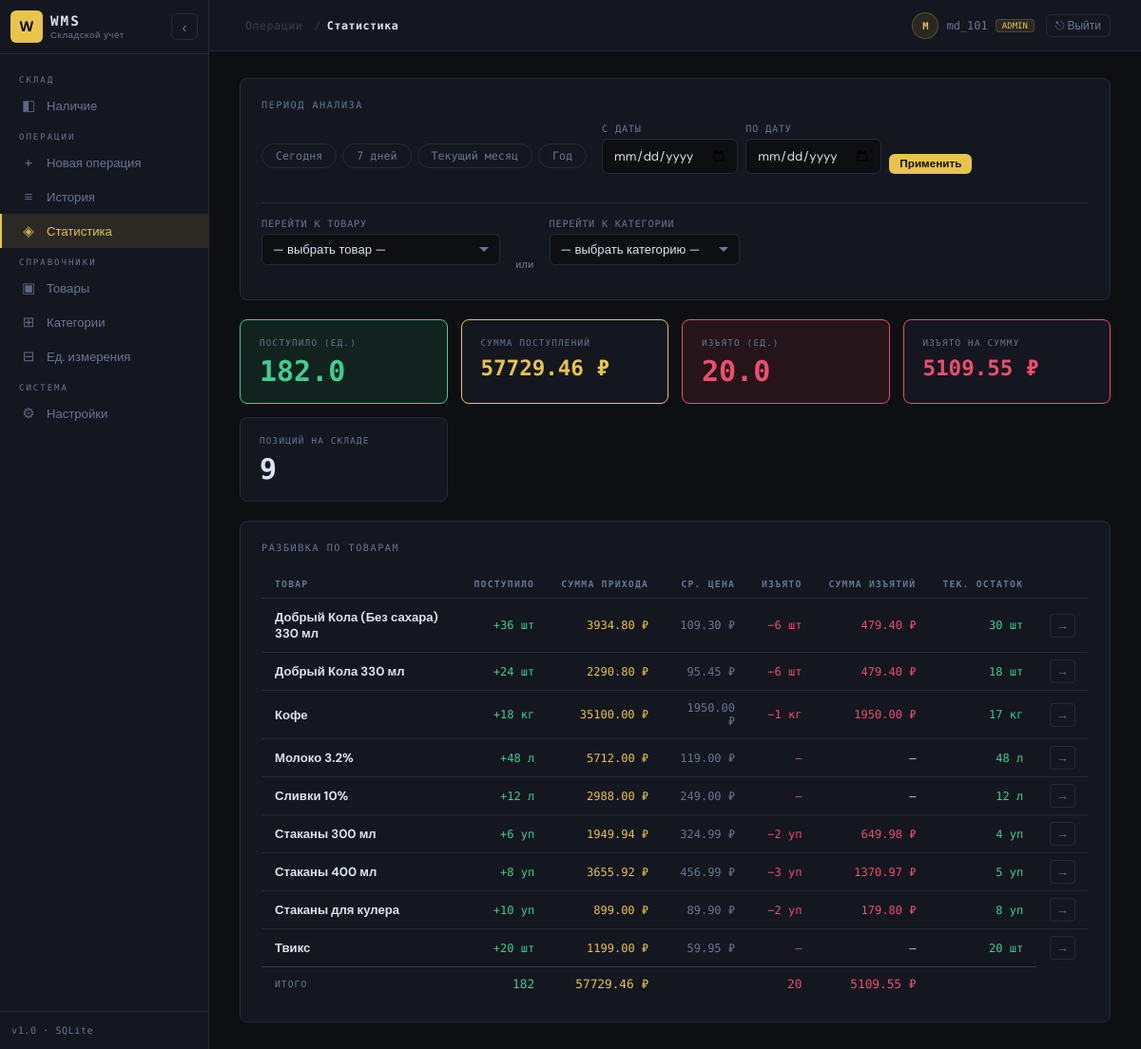
/stats (signed in), run on the app's committed database.
### tables this page shows
CREATE TABLE users (
        id            INTEGER PRIMARY KEY AUTOINCREMENT,
        username      TEXT NOT NULL UNIQUE,
        password_hash TEXT NOT NULL,
        role          TEXT NOT NULL DEFAULT 'user',
        theme         TEXT NOT NULL DEFAULT 'dark',
        created_at    TEXT NOT NULL
    );

CREATE TABLE products (
        id INTEGER PRIMARY KEY AUTOINCREMENT,
        name TEXT NOT NULL,
        category_id INTEGER REFERENCES categories(id),
        unit_id INTEGER REFERENCES units(id),
        description TEXT,
        current_stock REAL NOT NULL DEFAULT 0
    );

### app.py (the view)
@app.route("/stats")
def stats():
    db        = get_db()
    date_from = request.args.get("date_from", "")
    date_to   = request.args.get("date_to", "")
    preset    = request.args.get("preset", "")
    now = datetime.utcnow()
    if preset == "today":
        date_from = now.strftime("%Y-%m-%d")
        date_to = now.strftime("%Y-%m-%d")
    elif preset == "week":
        date_from = (now - timedelta(days=7)).strftime("%Y-%m-%d")
        date_to = now.strftime("%Y-%m-%d")
    elif preset == "month":
        date_from = now.strftime("%Y-%m-01")
        date_to = now.strftime("%Y-%m-%d")
    elif preset == "year":
        date_from = (now - timedelta(days=365)).strftime("%Y-%m-%d")
        date_to = now.strftime("%Y-%m-%d")
    op_conditions, op_params = [], []
    if date_from:
        op_conditions.append("o.created_at >= ?"); op_params.append(date_from)
    if date_to:
        op_conditions.append("o.created_at <= ?"); op_params.append(date_to + " 23:59:59")
    op_where = ("AND " + " AND ".join(op_conditions)) if op_conditions else ""
    rows = db.execute(f"""
        SELECT p.id, p.name as product_name, u.short_name as unit_short, p.current_stock,
            COALESCE(SUM(CASE WHEN o.type='IN' THEN oi.quantity ELSE 0 END),0) as in_qty,
            COALESCE(SUM(CASE WHEN o.type='OUT' THEN oi.quantity ELSE 0 END),0) as out_qty,
            COALESCE(SUM(CASE WHEN o.type='IN' THEN oi.quantity*COALESCE(oi.price_per_unit,0) ELSE 0 END),0) as in_total,
            COALESCE(SUM(CASE WHEN o.type='OUT' THEN oi.quantity*COALESCE(oi.price_per_unit,0) ELSE 0 END),0) as out_total
        FROM products p
        LEFT JOIN units u ON u.id=p.unit_id
        LEFT JOIN operation_items oi ON oi.product_id=p.id
        LEFT JOIN operations o ON o.id=oi.operation_id {op_where}
        GROUP BY p.id, p.name, u.short_name, p.current_stock ORDER BY p.name
    """, op_params).fetchall()
    all_products   = db.execute("SELECT id, name FROM products ORDER BY name").fetchall()
    all_categories = db.execute("SELECT id, name FROM categories ORDER BY name").fetchall()
    return render_template("stats.html", rows=rows,
        total_in_qty=sum(r["in_qty"] for r in rows),
        total_out_qty=sum(r["out_qty"] for r in rows),
        total_in_sum=sum(r["in_total"] for r in rows),
        total_out_sum=sum(r["out_total"] for r in rows),
        all_products=all_products, all_categories=all_categories,
        filters={"date_from": date_from, "date_to": date_to, "preset": preset})

### app.py (called while the page is built)
@login_manager.user_loader
def load_user(user_id):
    with sqlite3.connect(DB_PATH) as conn:
        conn.row_factory = sqlite3.Row
        row = conn.execute("SELECT * FROM users WHERE id=?", (user_id,)).fetchone()
    return User(row) if row else None

def get_db():
    if "db" not in g:
        g.db = sqlite3.connect(DB_PATH, detect_types=sqlite3.PARSE_DECLTYPES)
        g.db.row_factory = sqlite3.Row
        g.db.execute("PRAGMA foreign_keys = ON")
    return g.db

def get_setting(key, default=None):
    try:
        with sqlite3.connect(DB_PATH) as db:
            db.row_factory = sqlite3.Row
            row = db.execute("SELECT value FROM app_settings WHERE key=?", (key,)).fetchone()
        return row['value'] if row else default
    except sqlite3.Error as e:
        logger.exception("get_setting(%r) failed: %s", key, e)
        return default

@app.context_processor
def inject_globals():
    return dict(app_tz=get_setting('timezone', 'UTC'))

@app.before_request
def check_auth():
    if request.endpoint is None:
        return
    if request.endpoint in PUBLIC:
        return
    db = get_db()
    user_count = db.execute("SELECT COUNT(*) FROM users").fetchone()[0]
    if user_count == 0:
        return redirect(url_for('setup'))
    if not current_user.is_authenticated:
        return redirect(url_for('login', next=request.path))

### templates/stats.html (shortened to what this page needs)
{% extends "base.html" %}
{% block breadcrumb %}<span class="sep">Операции</span><span class="sep">/</span><strong>Статистика</strong>{% endblock %}
{% block content %}
<div class="card mb-20">
  <div class="card-title" style="margin-bottom:14px">Период анализа</div>
  <div class="flex gap-16 items-center" style="flex-wrap:wrap;gap:16px;">
    <div class="preset-pills">
      {% for p, label in [('today','Сегодня'),('week','7 дней'),('month','Текущий месяц'),('year','Год')] %}
      <a href="{{ url_for('stats') }}?preset={{ p }}"
        class="pill {% if filters.preset == p %}active{% endif %}">{{ label }}</a>
      {% endfor %}
    </div>
    <form method="get" action="{{ url_for('stats') }}" class="flex gap-8 items-center" style="flex-wrap:wrap">
      <div class="form-group mb-0">
        <label>С даты</label>
        <input type="date" name="date_from" value="{{ filters.date_from }}" style="min-width:0">
      </div>
      <div class="form-group mb-0">
        <label>По дату</label>
        <input type="date" name="date_to" value="{{ filters.date_to }}" style="min-width:0">
      </div>
      <button type="submit" class="btn btn-primary btn-sm" style="margin-top:18px">Применить</button>
    </form>
  </div>
  <div style="display:flex;gap:16px;flex-wrap:wrap;align-items:flex-end;margin-top:16px;padding-top:16px;border-top:1px solid var(--border)">
    <div class="form-group mb-0">
      <label>Перейти к товару</label>
      <select style="min-width:200px"
        onchange="if(this.value){ window.location='{{ url_for('stats_detail') }}?product_id='+encodeURIComponent(this.value)+'' }">
        <option value="">— выбрать товар —</option>
      </select>
    </div>
    <div style="color:var(--text-muted);font-family:var(--mono);font-size:0.72rem;padding-bottom:8px">или</div>
    <div class="form-group mb-0">
      <label>Перейти к категории</label>
      <select style="min-width:200px"
        onchange="if(this.value){ window.location='{{ url_for('stats_detail') }}?category_id='+encodeURIComponent(this.value)+'' }">
        <option value="">— выбрать категорию —</option>
      </select>
    </div>
  </div>
</div>
<div class="stat-grid mb-20">
  <div class="stat-card" style="border-color:var(--green);background:var(--green-dim)">
    <div class="stat-label">Поступило (ед.)</div>
    <div class="stat-value green">{{ "%.1f" | format(total_in_qty) }}</div>
  </div>
  <div class="stat-card" style="border-color:var(--accent)">
    <div class="stat-label">Сумма поступлений</div>
    <div class="stat-value accent" style="font-size:1.5rem">{{ "%.2f" | format(total_in_sum) }} ₽</div>
  </div>
  <div class="stat-card" style="border-color:var(--red);background:var(--red-dim)">
    <div class="stat-label">Изъято (ед.)</div>
    <div class="stat-value red">{{ "%.1f" | format(total_out_qty) }}</div>
  </div>
  <div class="stat-card" style="border-color:var(--red)">
    <div class="stat-label">Изъято на сумму</div>
    <div class="stat-value red" style="font-size:1.5rem">{{ "%.2f" | format(total_out_sum) }} ₽</div>
  </div>
  <div class="stat-card">
    <div class="stat-label">Позиций на складе</div>
    <div class="stat-value">{{ rows | selectattr('current_stock', 'gt', 0) | list | length }}</div>
  </div>
</div>
<div class="card">
  <div class="card-header">
    <span class="card-title">Разбивка по товарам</span>
  </div>
  {% set active_rows = rows | selectattr('in_qty', 'gt', 0) | list + rows | selectattr('out_qty', 'gt', 0) | list %}
  {% if rows %}
  <div class="table-wrap">
    <table>
      <thead>
        <tr>
          <th>Товар</th>
          <th style="text-align:right">Поступило</th>
          <th style="text-align:right">Сумма прихода</th>
          <th style="text-align:right">Ср. цена</th>
          <th style="text-align:right">Изъято</th>
          <th style="text-align:right">Сумма изъятий</th>
          <th style="text-align:right">Тек. остаток</th>
          <th style="width:40px"></th>
        </tr>
      </thead>
      <tbody>
        {% set has_any = namespace(v=false) %}
        {% for row in rows %}
        {% if row.in_qty > 0 or row.out_qty > 0 or row.current_stock != 0 %}
        {% set has_any.v = true %}
        <tr>
          <td><strong>{{ row.product_name }}</strong></td>
          <td style="text-align:right" class="td-mono text-green">
            {% if row.in_qty > 0 %}
            +{{ "%.3g" | format(row.in_qty) }}{% if row.unit_short %} {{ row.unit_short }}{% endif %}
            {% else %}—{% endif %}
          </td>
          <td style="text-align:right" class="td-mono">
            {% if row.in_total > 0 %}
            <span class="text-accent">{{ "%.2f" | format(row.in_total) }} ₽</span>
            {% else %}—{% endif %}
          </td>
          <td style="text-align:right" class="td-mono text-muted">
            {% if row.in_qty > 0 and row.in_total > 0 %}
            {{ "%.2f" | format(row.in_total / row.in_qty) }} ₽
            {% else %}—{% endif %}
          </td>
          <td style="text-align:right" class="td-mono text-red">
            {% if row.out_qty > 0 %}
            −{{ "%.3g" | format(row.out_qty) }}{% if row.unit_short %} {{ row.unit_short }}{% endif %}
            {% else %}—{% endif %}
          </td>
          <td style="text-align:right" class="td-mono">
            {% if row.out_total > 0 %}
            <span class="text-red">{{ "%.2f" | format(row.out_total) }} ₽</span>
            {% else %}—{% endif %}
          </td>
          <td style="text-align:right" class="td-mono">
            <span class="{% if row.current_stock > 0 %}text-green{% elif row.current_stock < 0 %}text-red{% else %}text-muted{% endif %}">
              {{ "%.3g" | format(row.current_stock) }}{% if row.unit_short %} {{ row.unit_short }}{% endif %}
            </span>
          </td>
          <td style="text-align:right">
            <a href="{{ url_for('stats_detail') }}?product_id={{ row.id }}"
              title="Подробная статистика"
              style="color:var(--text-muted);text-decoration:none;font-size:0.85rem;padding:3px 6px;border-radius:4px;border:1px solid var(--border);transition:all 0.12s"
              onmouseover="this.style.borderColor='var(--accent)';this.style.color='var(--accent)'"
              onmouseout="this.style.borderColor='var(--border)';this.style.color='var(--text-muted)'">→</a>
          </td>
        </tr>
        {% endif %}
        {% endfor %}
      </tbody>
      <tfoot>
        <tr>
          <td class="text-muted" style="font-family:var(--mono);font-size:0.65rem;letter-spacing:1px">ИТОГО</td>
          <td style="text-align:right;font-family:var(--mono);color:var(--green)">{{ "%.3g" | format(total_in_qty) }}</td>
          <td style="text-align:right;font-family:var(--mono);color:var(--accent)">{{ "%.2f" | format(total_in_sum) }} ₽</td>
          <td></td>
          <td style="text-align:right;font-family:var(--mono);color:var(--red)">{{ "%.3g" | format(total_out_qty) }}</td>
          <td style="text-align:right;font-family:var(--mono);color:var(--red)">{{ "%.2f" | format(total_out_sum) }} ₽</td>
          <td></td>
        </tr>
      </tfoot>
    </table>
  </div>
  {% else %}
  <div class="empty-state">
    <div class="empty-icon">◈</div>
    <p>Нет данных</p>
  </div>
  {% endif %}
</div>
{% endblock %}

### templates/base.html (shortened to what this page needs)
<!DOCTYPE html>
<html lang="ru">
<head>
</head>
<body x-data="{
  collapsed: localStorage.getItem('sidebar') === 'collapsed'
}" x-init="
  $watch('collapsed', v => localStorage.setItem('sidebar', v ? 'collapsed' : 'open'));
  document.documentElement.setAttribute('data-theme', '{% if current_user.is_authenticated and current_user.theme in ("dark", "light") %}{{ current_user.theme }}{% else %}dark{% endif %}');
">
<aside class="sidebar" :class="{ collapsed: collapsed }">
  <div class="sidebar-logo">
    <div class="logo-badge">
      <div class="logo-icon">W</div>
      <div class="logo-text">
        <div class="wms">WMS</div>
        <div class="sub">Складской учёт</div>
      </div>
    </div>
    <button class="sidebar-toggle" @click="collapsed = !collapsed" :title="collapsed ? 'Развернуть' : 'Свернуть'">
      <span x-text="collapsed ? '›' : '‹'" style="font-size:1rem;line-height:1"></span>
    </button>
  </div>
  <nav class="sidebar-nav">
    <div class="nav-section">Склад</div>
    <a href="{{ url_for('stock') }}" data-label="Наличие"
      class="nav-link {% if request.endpoint == 'stock' or request.endpoint == 'index' %}active{% endif %}">
      <span class="nav-icon">◧</span><span class="nav-label"> Наличие</span>
    </a>
    <div class="nav-section">Операции</div>
    <a href="{{ url_for('new_operation') }}" data-label="Новая операция"
      class="nav-link {% if request.endpoint == 'new_operation' %}active{% endif %}">
      <span class="nav-icon">+</span><span class="nav-label"> Новая операция</span>
    </a>
    <a href="{{ url_for('history') }}" data-label="История"
      class="nav-link {% if request.endpoint == 'history' %}active{% endif %}">
      <span class="nav-icon">≡</span><span class="nav-label"> История</span>
    </a>
    <a href="{{ url_for('stats') }}" data-label="Статистика"
      class="nav-link {% if request.endpoint in ('stats', 'stats_detail') %}active{% endif %}">
      <span class="nav-icon">◈</span><span class="nav-label"> Статистика</span>
    </a>
    <div class="nav-section">Справочники</div>
    <a href="{{ url_for('products') }}" data-label="Товары"
      class="nav-link {% if request.endpoint == 'products' %}active{% endif %}">
      <span class="nav-icon">▣</span><span class="nav-label"> Товары</span>
    </a>
    <a href="{{ url_for('categories') }}" data-label="Категории"
      class="nav-link {% if request.endpoint == 'categories' %}active{% endif %}">
      <span class="nav-icon">⊞</span><span class="nav-label"> Категории</span>
    </a>
    <a href="{{ url_for('units') }}" data-label="Ед. измерения"
      class="nav-link {% if request.endpoint == 'units' %}active{% endif %}">
      <span class="nav-icon">⊟</span><span class="nav-label"> Ед. измерения</span>
    </a>
    <div class="nav-section">Система</div>
    <a href="{{ url_for('settings') }}" data-label="Настройки"
      class="nav-link {% if request.endpoint == 'settings' %}active{% endif %}">
      <span class="nav-icon">⚙</span><span class="nav-label"> Настройки</span>
    </a>
  </nav>
  <div class="sidebar-footer">v1.0 · SQLite</div>
</aside>
<div class="main" :class="{ 'sidebar-collapsed': collapsed }">
  <div class="topbar">
    <div class="breadcrumb">{% block breadcrumb %}<strong>WMS</strong>{% endblock %}</div>
    <div style="margin-left:auto;display:flex;align-items:center;gap:12px">
      {% if current_user.is_authenticated %}
      <div style="display:flex;align-items:center;gap:8px">
        <div style="width:28px;height:28px;border-radius:50%;background:var(--accent-dim);
          border:1px solid rgba(232,196,74,0.25);display:flex;align-items:center;justify-content:center;
          font-family:var(--mono);font-size:0.7rem;color:var(--accent);font-weight:700">
          {{ (current_user.username[0] if current_user.username else '?') | upper }}
        </div>
        <span style="font-size:0.8rem;color:var(--text-muted);font-family:var(--mono)">{{ current_user.username }}</span>
        {% if current_user.role == 'admin' %}
        <span style="font-size:0.6rem;font-family:var(--mono);color:var(--accent);
          background:var(--accent-dim);border:1px solid rgba(232,196,74,0.2);
          border-radius:4px;padding:1px 6px">ADMIN</span>
        {% endif %}
      </div>
      <form method="post" action="{{ url_for('logout') }}" style="margin:0">
        <button type="submit" class="btn btn-ghost btn-sm" title="Выйти"
          style="padding:5px 9px;font-size:0.8rem">⎋ Выйти</button>
      </form>
      {% endif %}
    </div>
  </div>
  <div class="content">
    {% block content %}{% endblock %}
  </div>
</div>
</body>
</html>

### data on the page
users: username "M", username "md_101"
products: product_name "Добрый Кола (Без сахара) 330 мл", in_qty "36", unit_short "шт", in_total "3934.80", in_total "109.30", out_qty "6", out_total "479.40", current_stock "30"
products: product_name "Добрый Кола 330 мл", in_qty "24", unit_short "шт", in_total "2290.80", in_total "95.45", out_qty "6", out_total "479.40", current_stock "18"
products: product_name "Кофе", in_qty "18", unit_short "кг", in_total "35100.00", in_total "1950.00", out_qty "1", out_total "1950.00", current_stock "17"
products: product_name "Молоко 3.2%", in_qty "48", unit_short "л", in_total "5712.00", in_total "119.00", current_stock "48"
products: product_name "Сливки 10%", in_qty "12", unit_short "л", in_total "2988.00", in_total "249.00", current_stock "12"
products: product_name "Стаканы 300 мл", in_qty "6", unit_short "уп", in_total "1949.94", in_total "324.99", out_qty "2", out_total "649.98", current_stock "4"
products: product_name "Стаканы 400 мл", in_qty "8", unit_short "уп", in_total "3655.92", in_total "456.99", out_qty "3", out_total "1370.97", current_stock "5"
products: product_name "Стаканы для кулера", in_qty "10", unit_short "уп", in_total "899.00", in_total "89.90", out_qty "2", out_total "179.80", current_stock "8"
products: product_name "Твикс", in_qty "20", unit_short "шт", in_total "1199.00", in_total "59.95", current_stock "20"

### other printed values
{{ label }} "Сегодня" "7 дней" "Текущий месяц" "Год"
{{ "%.1f" | format(total_in_qty) }} "182.0"
{{ "%.2f" | format(total_in_sum) }} "57729.46"
{{ "%.1f" | format(total_out_qty) }} "20.0"
{{ "%.2f" | format(total_out_sum) }} "5109.55"
{{ rows | selectattr('current_stock', 'gt', 0) | list | length }} "9"
{{ "%.3g" | format(total_in_qty) }} "182"
{{ "%.3g" | format(total_out_qty) }} "20"
